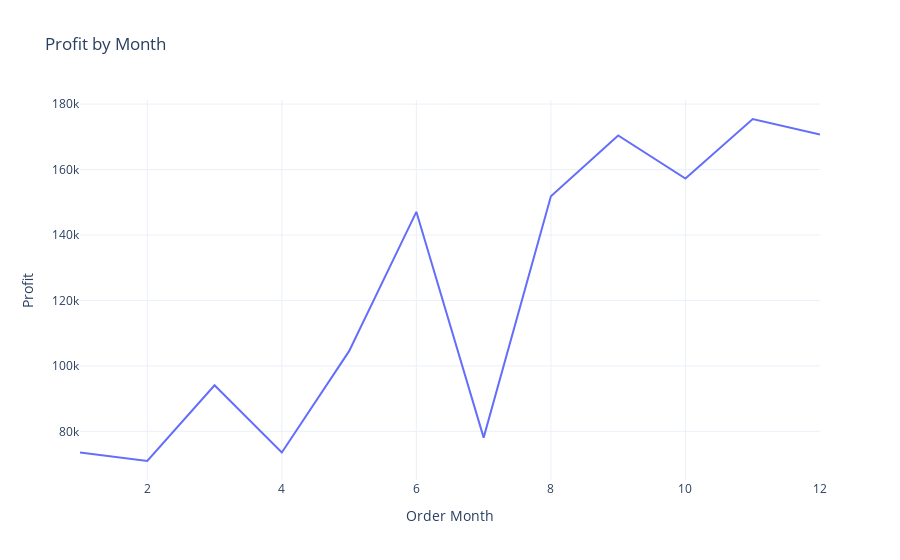

Notebook source saved alongside this figure:
### Code cell
profit_by_month = data.groupby('Order Month')['Profit'].sum().reset_index()
fig = px.line(profit_by_month, x = 'Order Month', y = 'Profit', title = 'Profit by Month' )
fig.show()

### Figure 1 — Plotly figure (JSON) as saved in the notebook; plotly's stock layout.template omitted (floating-point values rounded to 4 significant figures)
{"data": [{"hovertemplate": "Order Month=%{x}<br>Profit=%{y}<extra></extra>", "legendgroup": "", "line": {"color": "#636efa", "dash": "solid"}, "marker": {"symbol": "circle"}, "mode": "lines", "name": "", "orientation": "v", "showlegend": false, "type": "scatter", "x": [1, 2, 3, 4, 5, 6, 7, 8, 9, 10, 11, 12], "xaxis": "x", "y": [73540.0, 70930.0, 94090.0, 73510.0, 104500.0, 147100.0, 78070.0, 151900.0, 170400.0, 157300.0, 175400.0, 170700.0], "yaxis": "y"}], "layout": {"autosize": true, "legend": {"tracegroupgap": 0}, "title": {"text": "Profit by Month"}, "xaxis": {"anchor": "y", "autorange": true, "domain": [0, 1], "range": [1, 12], "title": {"text": "Order Month"}, "type": "linear"}, "yaxis": {"anchor": "x", "autorange": true, "domain": [0, 1], "range": [65130.0, 181300.0], "title": {"text": "Profit"}, "type": "linear"}}}
